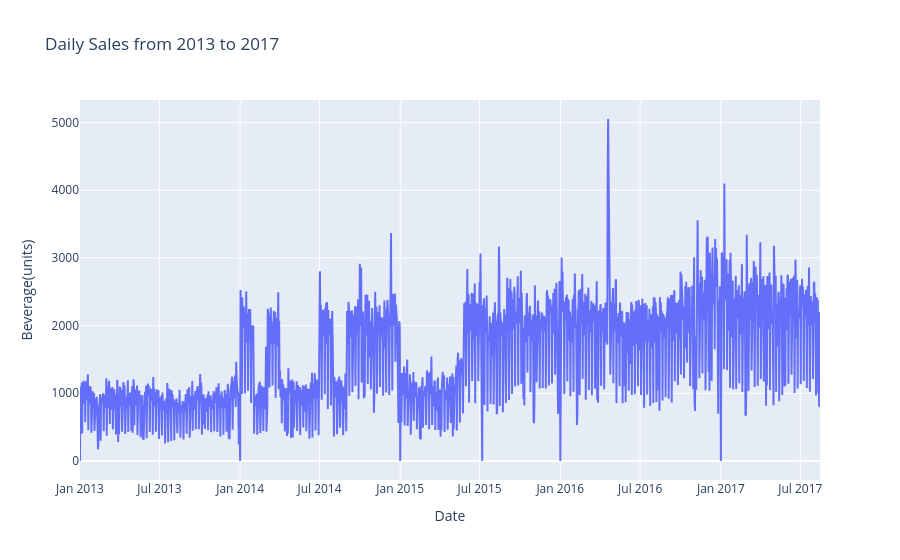

The notebook cell saved with this chart:
### Code cell
# timeseries plot
sales_data = go.Scatter(x=sales_ts.index, y=sales_ts, mode='lines', name='Sales')
layout = go.Layout(title='Daily Sales from 2013 to 2017', xaxis=dict(title='Date'),
                   yaxis=dict(title='Beverage(units)'))
fig = go.Figure(data=[sales_data], layout = layout)
fig.show()

### Figure 1 — Plotly figure (JSON) as saved in the notebook; plotly's stock layout.template omitted (floating-point values rounded to 4 significant figures; data arrays with more than 128 entries replaced by an {"elided": "..."} marker saying what was removed)
{"data": [{"mode": "lines", "name": "Sales", "type": "scatter", "x": {"elided": "1684 str values"}, "y": {"elided": "1684 int values"}}], "layout": {"title": {"text": "Daily Sales from 2013 to 2017"}, "xaxis": {"title": {"text": "Date"}}, "yaxis": {"title": {"text": "Beverage(units)"}}}}
